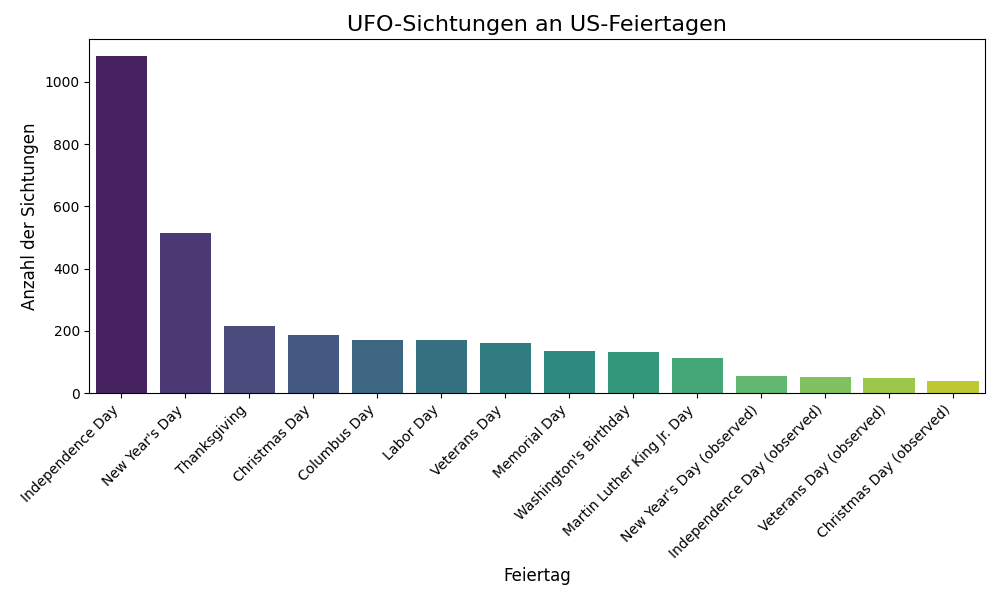
#> input picture Laura/grafiken/feiertage_us.png, 1000 x 600 px; its folder holds 4 pictures in this run
$ python png_zieher.py
#> lines starting #> are read from the running program, lines starting #| are printed output that depends on the picture
import os
from PIL import Image
import matplotlib.pyplot as plt #für die Darstellung aller Bilder in einem Panel


# Pfad zum Ordner "grafiken" relativ zum aktuellen Skript
grafiken_ordner = os.path.join(os.path.dirname(__file__), 'grafiken')

# alle Bilder in eine Liste (Suche nach ".png")
grafiken_liste= [f for f in os.listdir(grafiken_ordner) if f.endswith('.png')]

# Anzahl der Bilder berechnen
anzahl_bilder = len(grafiken_liste)

# Rastergröße berechnen (ca. Quadrat zur Orientierung)
spalten = int(anzahl_bilder**0.5)  # Wurzel aus der Anzahl der Bilder
zeilen = (anzahl_bilder // spalten) + (1 if anzahl_bilder % spalten != 0 else 0) #ganzzahlige Division + Rest

# Panel erstellen
fig, axes = plt.subplots(zeilen, spalten, figsize=(20, 20
))
fig.suptitle("Zusammenfassung", fontsize=16)

# Bilder in den Subplots anzeigen
for i, datei in enumerate(grafiken_liste):
    # Bild laden
    bild_pfad = os.path.join(grafiken_ordner, datei)
    bild = Image.open(bild_pfad)
#> bild is the input picture: PIL image 1000x600 RGBA; mean R, G, B, A 235.1, 236, 238.4, 255

    # Subplot auswählen
    ax = axes[i // spalten][i % spalten] if zeilen > 1 else axes[i % spalten]

    # Bild im Subplot anzeigen
    ax.imshow(bild)
    ax.axis('off')  # Achsen ausblenden

# Leere Subplots ausblenden
for i in range(anzahl_bilder, zeilen * spalten):
    ax = axes[i // spalten][i % spalten] if zeilen > 1 else axes[i % spalten]
    ax.axis('off')
#> this loop made 0 passes

# Layout anpassen und Grafik anzeigen
plt.tight_layout()
#plt.show()
plt.savefig(os.path.join(grafiken_ordner, "zusammenfassung"))
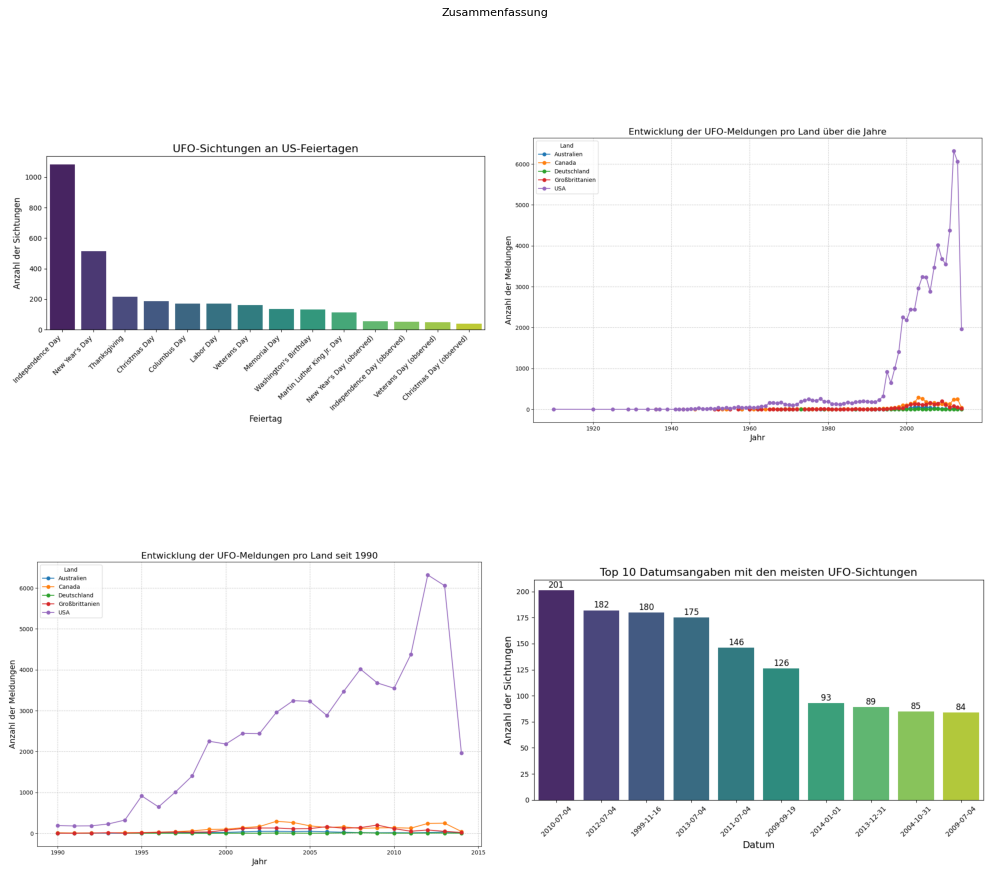
#> figure drawn by matplotlib, 4 panels
